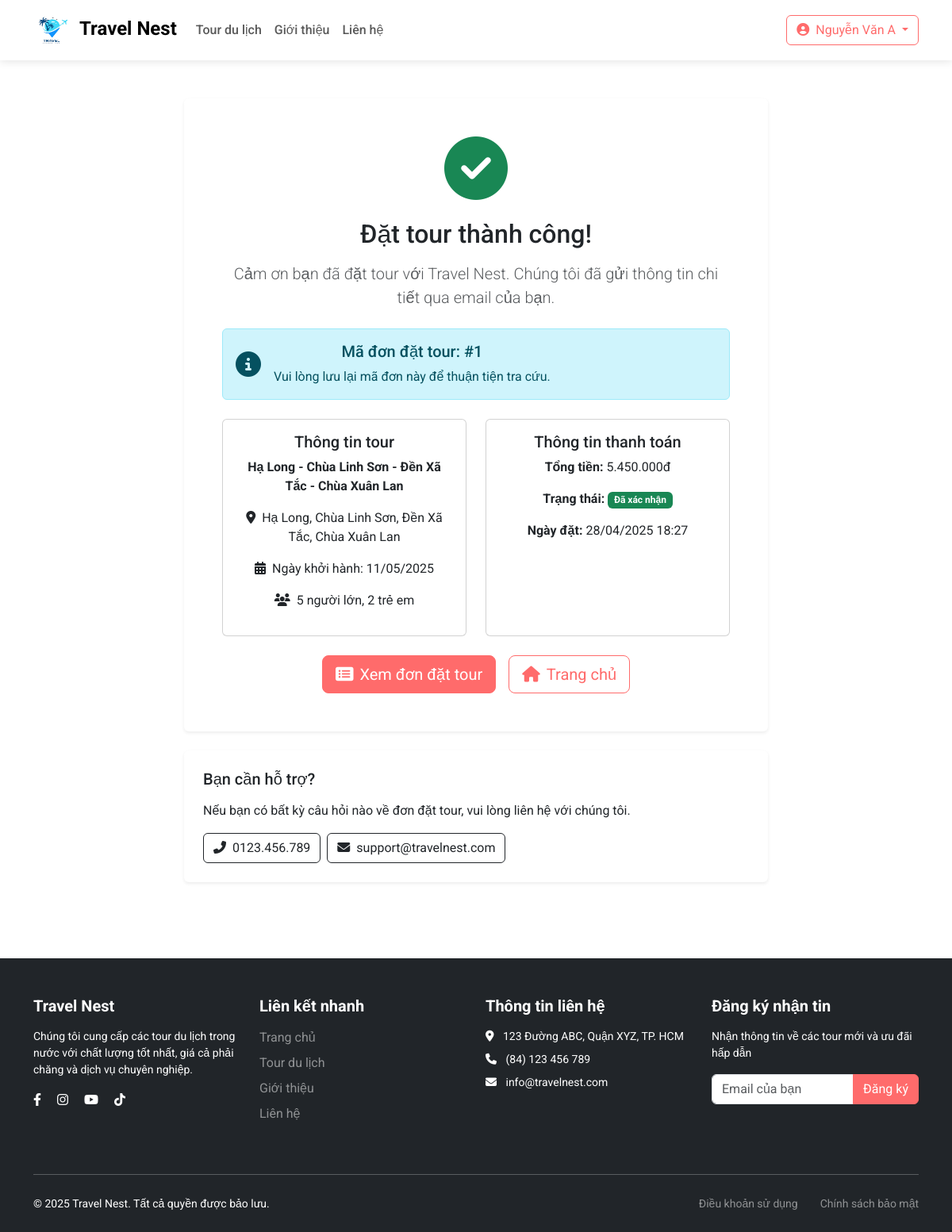
Screenshot of /booking-success.php?booking_id=1 (signed in) with the database file from the repository.
### tables this page shows
CREATE TABLE `bookings` (
  `booking_id` int NOT NULL,
  `user_id` int NOT NULL,
  `tour_id` int NOT NULL,
  `date_id` int NOT NULL,
  `num_adults` int NOT NULL DEFAULT '1',
  `num_children` int NOT NULL DEFAULT '0',
  `total_price` decimal(10,2) NOT NULL,
  `notes` text,
  `status` enum('confirmed','completed','cancelled') DEFAULT 'confirmed',
  `booking_date` timestamp NULL DEFAULT CURRENT_TIMESTAMP,
  `updated_at` timestamp NULL DEFAULT CURRENT_TIMESTAMP ON UPDATE CURRENT_TIMESTAMP
);

CREATE TABLE `tours` (
  `tour_id` int NOT NULL,
  `name` varchar(255) NOT NULL,
  `description` text NOT NULL,
  `location` varchar(100) NOT NULL,
  `duration` varchar(50) NOT NULL,
  `price_adult` decimal(10,2) NOT NULL,
  `price_child` decimal(10,2) NOT NULL,
  `image1` varchar(255) DEFAULT NULL,
  `image2` varchar(255) DEFAULT NULL,
  `image3` varchar(255) DEFAULT NULL,
  `status` enum('active','inactive') DEFAULT 'active',
  `created_at` timestamp NULL DEFAULT CURRENT_TIMESTAMP,
  `updated_at` timestamp NULL DEFAULT CURRENT_TIMESTAMP ON UPDATE CURRENT_TIMESTAMP
);

CREATE TABLE `tour_dates` (
  `date_id` int NOT NULL,
  `tour_id` int NOT NULL,
  `departure_date` date NOT NULL,
  `available_seats` int NOT NULL DEFAULT '20',
  `status` enum('available','full','cancelled') DEFAULT 'available'
);

### booking-success.php (the view, shortened to what this page needs)
<?php
include 'config/config.php';
$bookingId = $_GET['booking_id'];
$userId = $_SESSION['user_id'];
$stmt = $conn->prepare("
    SELECT b.*, t.name as tour_name, t.location, t.image1, td.departure_date
    FROM bookings b
    INNER JOIN tours t ON b.tour_id = t.tour_id
    INNER JOIN tour_dates td ON b.date_id = td.date_id
    WHERE b.booking_id = ? AND b.user_id = ? AND b.status = 'confirmed'
");
$stmt->bind_param("ii", $bookingId, $userId);
$stmt->execute();
$result = $stmt->get_result();
$booking = $result->fetch_assoc();
include 'layouts/header.php';
?>
<div class="container py-5">
    <div class="row justify-content-center">
        <div class="col-lg-8">
            <div class="card border-0 shadow-sm">
                <div class="card-body text-center p-5">
                    <div class="mb-4">
                        <i class="fas fa-check-circle text-success" style="font-size: 5rem;"></i>
                    </div>
                    <h2 class="mb-3">Đặt tour thành công!</h2>
                    <p class="lead text-muted mb-4">Cảm ơn bạn đã đặt tour với Travel Nest. Chúng tôi đã gửi thông tin chi tiết qua email của bạn.</p>
                    <div class="alert alert-info mb-4">
                        <div class="d-flex align-items-center">
                            <i class="fas fa-info-circle me-3 fa-2x"></i>
                            <div>
                                <h5 class="alert-heading">Mã đơn đặt tour: #<?php echo $booking['booking_id']; ?></h5>
                                <p class="mb-0">Vui lòng lưu lại mã đơn này để thuận tiện tra cứu.</p>
                            </div>
                        </div>
                    </div>
                    <div class="row mb-4">
                        <div class="col-md-6 mb-3 mb-md-0">
                            <div class="card h-100">
                                <div class="card-body">
                                    <h5 class="card-title">Thông tin tour</h5>
                                    <p><strong><?php echo $booking['tour_name']; ?></strong></p>
                                    <p><i class="fas fa-map-marker-alt me-2"></i><?php echo $booking['location']; ?></p>
                                    <p><i class="fas fa-calendar-alt me-2"></i>Ngày khởi hành: <?php echo date('d/m/Y', strtotime($booking['departure_date'])); ?></p>
                                    <p><i class="fas fa-users me-2"></i><?php echo $booking['num_adults']; ?> người lớn, <?php echo $booking['num_children']; ?> trẻ em</p>
                                </div>
                            </div>
                        </div>
                        <div class="col-md-6">
                            <div class="card h-100">
                                <div class="card-body">
                                    <h5 class="card-title">Thông tin thanh toán</h5>
                                    <p><strong>Tổng tiền:</strong> <?php echo number_format($booking['total_price'], 0, ',', '.'); ?>đ</p>
                                    <p><strong>Trạng thái:</strong> <span class="badge bg-success">Đã xác nhận</span></p>
                                    <p><strong>Ngày đặt:</strong> <?php echo date('d/m/Y H:i', strtotime($booking['booking_date'])); ?></p>
                                </div>
                            </div>
                        </div>
                    </div>
                    <div class="d-grid gap-3 d-md-flex justify-content-md-center">
                        <a href="my-bookings.php" class="btn btn-primary btn-lg">
                            <i class="fas fa-list-alt me-2"></i>Xem đơn đặt tour
                        </a>
                        <a href="index.php" class="btn btn-outline-primary btn-lg">
                            <i class="fas fa-home me-2"></i>Trang chủ
                        </a>
                    </div>
                </div>
            </div>
            <div class="card border-0 shadow-sm mt-4">
                <div class="card-body p-4">
                    <h5 class="card-title mb-3">Bạn cần hỗ trợ?</h5>
                    <p>Nếu bạn có bất kỳ câu hỏi nào về đơn đặt tour, vui lòng liên hệ với chúng tôi.</p>
                    <div class="d-flex flex-column flex-md-row gap-2">
                        <a href="tel:0123456789" class="btn btn-outline-dark">
                            <i class="fas fa-phone-alt me-2"></i>0123.456.789
                        </a>
                        <a href="mailto:support@travelnest.com" class="btn btn-outline-dark">
                            <i class="fas fa-envelope me-2"></i>support@travelnest.com
                        </a>
                    </div>
                </div>
            </div>
        </div>
    </div>
</div>
<?php include 'layouts/footer.php'; ?>

### assets/css/style.css (style rules this page uses)
:root { --primary: #FF6B6B; --primary-dark: #ff5252; --secondary: #4ECDC4; --dark: #292F36; --light: #F7FFF7; --gray: #6c757d; }
body { font-family: 'Roboto', sans-serif; overflow-x: hidden; }
.btn-primary { background-color: #FF6B6B; border-color: #FF6B6B; }
.btn-outline-primary { color: #FF6B6B; border-color: #FF6B6B; }

### rows the page displays
bookings: booking_id "1", tour.name "Hạ Long - Chùa Linh Sơn - Đền Xã Tắc - Chùa Xuân Lan", tour.location "Hạ Long, Chùa Linh Sơn, Đền Xã Tắc, Chùa Xuân Lan", date.departure_date "11/05/2025", num_adults "5", num_children "2", total_price "5.450.000", booking_date "28/04/2025 18:27"

### other values shown
$_SESSION['full_name'] "Nguyễn Văn A"
